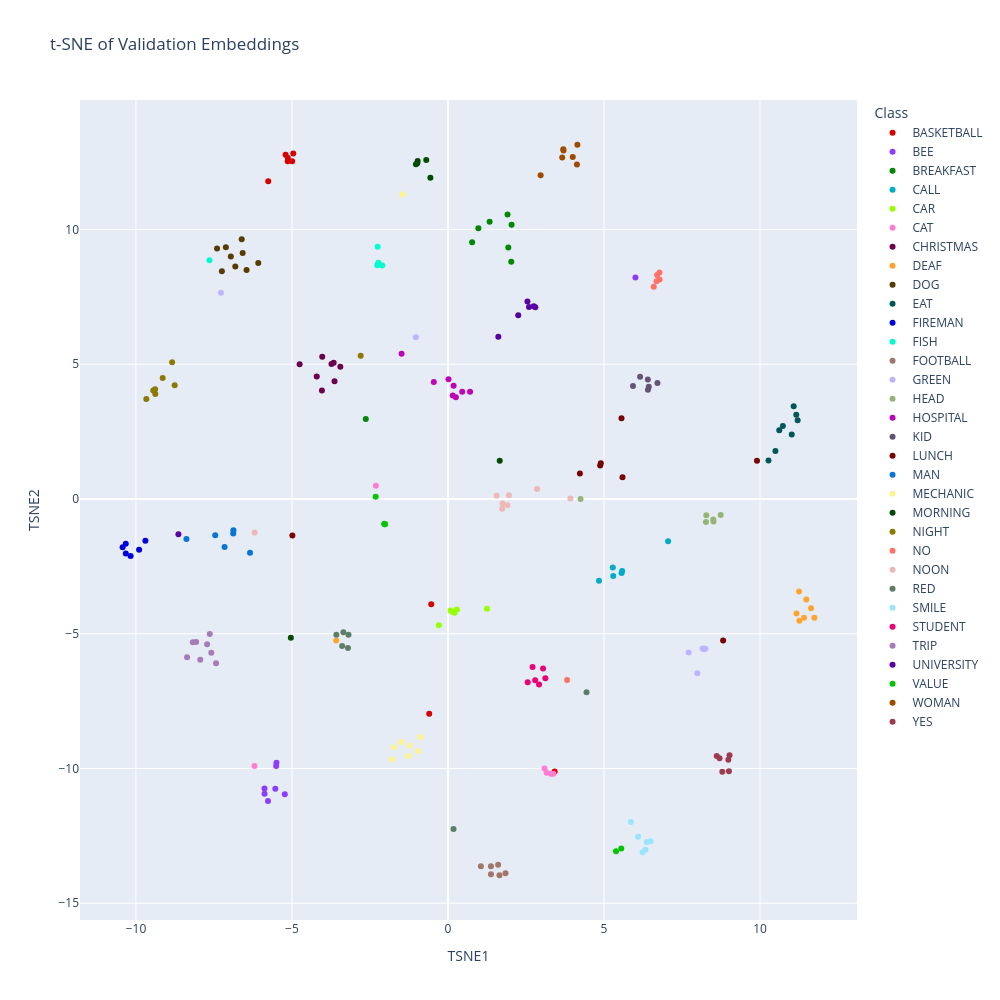

Here is the notebook cell this chart was saved with:
### Code cell
embeddings = val["embeddings"]
labels = val["labels"]
id_to_label = val["id_to_label"]

class_names = [id_to_label[label] for label in labels]

tsne = TSNE(
    n_components=2,
    perplexity=30,
    learning_rate="auto",
    init="pca",
    random_state=42
)

embeddings_2d = tsne.fit_transform(embeddings)

df = pd.DataFrame({
    "TSNE1": embeddings_2d[:, 0],
    "TSNE2": embeddings_2d[:, 1],
    "Class": class_names
})

palette_32 = cc.glasbey[:32]

fig = px.scatter(
    df,
    x="TSNE1",
    y="TSNE2",
    color="Class",
    title="t-SNE of Validation Embeddings",
    width=1000,
    height=1000,
    color_discrete_sequence=palette_32
)

fig.show()

### Figure 1 — Plotly figure (JSON) as saved in the notebook; plotly's stock layout.template omitted (floating-point values rounded to 4 significant figures)
{"data": [{"hovertemplate": "Class=BASKETBALL<br>TSNE1=%{x}<br>TSNE2=%{y}<extra></extra>", "legendgroup": "BASKETBALL", "marker": {"color": "#d60000", "symbol": "circle"}, "mode": "markers", "name": "BASKETBALL", "orientation": "v", "showlegend": true, "type": "scatter", "x": [3.417, -0.6013, -5.761, -5.132, -4.958, -4.994, -0.5365, -5.137, -5.204], "xaxis": "x", "y": [-10.12, -7.972, 11.79, 12.66, 12.82, 12.54, -3.909, 12.54, 12.78], "yaxis": "y"}, {"hovertemplate": "Class=BEE<br>TSNE1=%{x}<br>TSNE2=%{y}<extra></extra>", "legendgroup": "BEE", "marker": {"color": "#8c3bff", "symbol": "circle"}, "mode": "markers", "name": "BEE", "orientation": "v", "showlegend": true, "type": "scatter", "x": [-5.506, -5.534, 6.007, -5.767, -5.879, -5.88, -5.497, -5.229], "xaxis": "x", "y": [-9.908, -10.75, 8.221, -11.21, -10.94, -10.74, -9.785, -10.95], "yaxis": "y"}, {"hovertemplate": "Class=BREAKFAST<br>TSNE1=%{x}<br>TSNE2=%{y}<extra></extra>", "legendgroup": "BREAKFAST", "marker": {"color": "#018700", "symbol": "circle"}, "mode": "markers", "name": "BREAKFAST", "orientation": "v", "showlegend": true, "type": "scatter", "x": [0.7745, 2.028, -2.634, 0.9733, 1.334, 2.038, 1.933, 1.909], "xaxis": "x", "y": [9.529, 8.808, 2.971, 10.05, 10.29, 10.18, 9.335, 10.56], "yaxis": "y"}, {"hovertemplate": "Class=CALL<br>TSNE1=%{x}<br>TSNE2=%{y}<extra></extra>", "legendgroup": "CALL", "marker": {"color": "#00acc6", "symbol": "circle"}, "mode": "markers", "name": "CALL", "orientation": "v", "showlegend": true, "type": "scatter", "x": [5.563, 5.295, 4.84, 5.581, 7.055, 5.282], "xaxis": "x", "y": [-2.743, -2.855, -3.037, -2.675, -1.566, -2.538], "yaxis": "y"}, {"hovertemplate": "Class=CAR<br>TSNE1=%{x}<br>TSNE2=%{y}<extra></extra>", "legendgroup": "CAR", "marker": {"color": "#97ff00", "symbol": "circle"}, "mode": "markers", "name": "CAR", "orientation": "v", "showlegend": true, "type": "scatter", "x": [1.248, 0.08248, -0.2924, 0.2108, 0.1596, 0.2875], "xaxis": "x", "y": [-4.069, -4.138, -4.686, -4.219, -4.193, -4.099], "yaxis": "y"}, {"hovertemplate": "Class=CAT<br>TSNE1=%{x}<br>TSNE2=%{y}<extra></extra>", "legendgroup": "CAT", "marker": {"color": "#ff7ed1", "symbol": "circle"}, "mode": "markers", "name": "CAT", "orientation": "v", "showlegend": true, "type": "scatter", "x": [-2.31, -6.202, 3.095, 3.3, 3.161, 3.377], "xaxis": "x", "y": [0.4914, -9.904, -10.0, -10.19, -10.16, -10.19], "yaxis": "y"}, {"hovertemplate": "Class=CHRISTMAS<br>TSNE1=%{x}<br>TSNE2=%{y}<extra></extra>", "legendgroup": "CHRISTMAS", "marker": {"color": "#6b004f", "symbol": "circle"}, "mode": "markers", "name": "CHRISTMAS", "orientation": "v", "showlegend": true, "type": "scatter", "x": [-3.734, -4.03, -3.636, -4.206, -4.04, -3.45, -4.755, -3.664], "xaxis": "x", "y": [5.013, 5.28, 4.368, 4.545, 4.028, 4.908, 5.0, 5.059], "yaxis": "y"}, {"hovertemplate": "Class=DEAF<br>TSNE1=%{x}<br>TSNE2=%{y}<extra></extra>", "legendgroup": "DEAF", "marker": {"color": "#ffa52f", "symbol": "circle"}, "mode": "markers", "name": "DEAF", "orientation": "v", "showlegend": true, "type": "scatter", "x": [11.25, 11.41, 11.26, 11.17, 11.48, 11.74, -3.582, 11.64], "xaxis": "x", "y": [-3.432, -4.408, -4.519, -4.251, -3.733, -4.402, -5.252, -4.051], "yaxis": "y"}, {"hovertemplate": "Class=DOG<br>TSNE1=%{x}<br>TSNE2=%{y}<extra></extra>", "legendgroup": "DOG", "marker": {"color": "#573b00", "symbol": "circle"}, "mode": "markers", "name": "DOG", "orientation": "v", "showlegend": true, "type": "scatter", "x": [-6.58, -6.08, -7.119, -7.246, -7.401, -6.959, -6.455, -6.815, -6.611], "xaxis": "x", "y": [9.129, 8.753, 9.347, 8.453, 9.295, 8.998, 8.501, 8.631, 9.638], "yaxis": "y"}, {"hovertemplate": "Class=EAT<br>TSNE1=%{x}<br>TSNE2=%{y}<extra></extra>", "legendgroup": "EAT", "marker": {"color": "#005659", "symbol": "circle"}, "mode": "markers", "name": "EAT", "orientation": "v", "showlegend": true, "type": "scatter", "x": [11.16, 10.27, 11.08, 11.02, 11.21, 10.62, 10.49, 10.73], "xaxis": "x", "y": [3.129, 1.428, 3.442, 2.394, 2.923, 2.549, 1.778, 2.706], "yaxis": "y"}, {"hovertemplate": "Class=FIREMAN<br>TSNE1=%{x}<br>TSNE2=%{y}<extra></extra>", "legendgroup": "FIREMAN", "marker": {"color": "#0000dd", "symbol": "circle"}, "mode": "markers", "name": "FIREMAN", "orientation": "v", "showlegend": true, "type": "scatter", "x": [-9.697, -10.43, -10.17, -9.899, -10.32, -10.33], "xaxis": "x", "y": [-1.547, -1.794, -2.119, -1.885, -2.027, -1.657], "yaxis": "y"}, {"hovertemplate": "Class=FISH<br>TSNE1=%{x}<br>TSNE2=%{y}<extra></extra>", "legendgroup": "FISH", "marker": {"color": "#00fdcf", "symbol": "circle"}, "mode": "markers", "name": "FISH", "orientation": "v", "showlegend": true, "type": "scatter", "x": [-2.254, -7.644, -2.264, -2.105, -2.25, -2.229], "xaxis": "x", "y": [9.359, 8.859, 8.675, 8.667, 8.706, 8.771], "yaxis": "y"}, {"hovertemplate": "Class=FOOTBALL<br>TSNE1=%{x}<br>TSNE2=%{y}<extra></extra>", "legendgroup": "FOOTBALL", "marker": {"color": "#a17569", "symbol": "circle"}, "mode": "markers", "name": "FOOTBALL", "orientation": "v", "showlegend": true, "type": "scatter", "x": [1.378, 1.843, 1.649, 1.607, 1.054, 1.377], "xaxis": "x", "y": [-13.92, -13.89, -13.96, -13.57, -13.62, -13.62], "yaxis": "y"}, {"hovertemplate": "Class=GREEN<br>TSNE1=%{x}<br>TSNE2=%{y}<extra></extra>", "legendgroup": "GREEN", "marker": {"color": "#bcb6ff", "symbol": "circle"}, "mode": "markers", "name": "GREEN", "orientation": "v", "showlegend": true, "type": "scatter", "x": [8.25, 8.162, -1.03, 7.99, 7.712, 8.2, -7.276], "xaxis": "x", "y": [-5.553, -5.548, 6.007, -6.463, -5.694, -5.574, 7.656], "yaxis": "y"}, {"hovertemplate": "Class=HEAD<br>TSNE1=%{x}<br>TSNE2=%{y}<extra></extra>", "legendgroup": "HEAD", "marker": {"color": "#95b577", "symbol": "circle"}, "mode": "markers", "name": "HEAD", "orientation": "v", "showlegend": true, "type": "scatter", "x": [4.248, 8.268, 8.28, 8.51, 8.74, 8.502], "xaxis": "x", "y": [0.004482, -0.8521, -0.5996, -0.8304, -0.5959, -0.7624], "yaxis": "y"}, {"hovertemplate": "Class=HOSPITAL<br>TSNE1=%{x}<br>TSNE2=%{y}<extra></extra>", "legendgroup": "HOSPITAL", "marker": {"color": "#bf03b8", "symbol": "circle"}, "mode": "markers", "name": "HOSPITAL", "orientation": "v", "showlegend": true, "type": "scatter", "x": [0.1796, 0.7069, 0.2522, 0.0155, 0.1539, -0.455, 0.4556, -1.487], "xaxis": "x", "y": [4.207, 3.977, 3.777, 4.444, 3.842, 4.345, 3.976, 5.393], "yaxis": "y"}, {"hovertemplate": "Class=KID<br>TSNE1=%{x}<br>TSNE2=%{y}<extra></extra>", "legendgroup": "KID", "marker": {"color": "#645474", "symbol": "circle"}, "mode": "markers", "name": "KID", "orientation": "v", "showlegend": true, "type": "scatter", "x": [6.409, 6.157, 6.405, 5.929, 6.436, 6.713], "xaxis": "x", "y": [4.051, 4.539, 4.439, 4.193, 4.167, 4.306], "yaxis": "y"}, {"hovertemplate": "Class=LUNCH<br>TSNE1=%{x}<br>TSNE2=%{y}<extra></extra>", "legendgroup": "LUNCH", "marker": {"color": "#790000", "symbol": "circle"}, "mode": "markers", "name": "LUNCH", "orientation": "v", "showlegend": true, "type": "scatter", "x": [4.228, 4.878, 5.561, 8.817, -4.986, 5.592, 4.898, 9.903], "xaxis": "x", "y": [0.9499, 1.243, 2.994, -5.252, -1.357, 0.8064, 1.33, 1.42], "yaxis": "y"}, {"hovertemplate": "Class=MAN<br>TSNE1=%{x}<br>TSNE2=%{y}<extra></extra>", "legendgroup": "MAN", "marker": {"color": "#0774d8", "symbol": "circle"}, "mode": "markers", "name": "MAN", "orientation": "v", "showlegend": true, "type": "scatter", "x": [-6.345, -8.382, -6.876, -6.882, -7.46, -7.159], "xaxis": "x", "y": [-1.997, -1.488, -1.159, -1.281, -1.348, -1.778], "yaxis": "y"}, {"hovertemplate": "Class=MECHANIC<br>TSNE1=%{x}<br>TSNE2=%{y}<extra></extra>", "legendgroup": "MECHANIC", "marker": {"color": "#fdf490", "symbol": "circle"}, "mode": "markers", "name": "MECHANIC", "orientation": "v", "showlegend": true, "type": "scatter", "x": [-1.502, -1.23, -1.455, -0.9686, -0.876, -1.732, -1.272, -1.791], "xaxis": "x", "y": [-9.019, -9.157, 11.3, -9.361, -8.83, -9.209, -9.537, -9.657], "yaxis": "y"}, {"hovertemplate": "Class=MORNING<br>TSNE1=%{x}<br>TSNE2=%{y}<extra></extra>", "legendgroup": "MORNING", "marker": {"color": "#004b00", "symbol": "circle"}, "mode": "markers", "name": "MORNING", "orientation": "v", "showlegend": true, "type": "scatter", "x": [-5.035, -0.9839, -0.6964, -0.9721, -0.5639, 1.658, -1.028], "xaxis": "x", "y": [-5.146, 12.46, 12.58, 12.54, 11.92, 1.417, 12.42], "yaxis": "y"}, {"hovertemplate": "Class=NIGHT<br>TSNE1=%{x}<br>TSNE2=%{y}<extra></extra>", "legendgroup": "NIGHT", "marker": {"color": "#8e7900", "symbol": "circle"}, "mode": "markers", "name": "NIGHT", "orientation": "v", "showlegend": true, "type": "scatter", "x": [-9.379, -9.386, -8.759, -2.797, -9.446, -9.668, -8.841, -9.144], "xaxis": "x", "y": [3.895, 4.072, 4.22, 5.315, 4.029, 3.714, 5.074, 4.49], "yaxis": "y"}, {"hovertemplate": "Class=NO<br>TSNE1=%{x}<br>TSNE2=%{y}<extra></extra>", "legendgroup": "NO", "marker": {"color": "#ff7266", "symbol": "circle"}, "mode": "markers", "name": "NO", "orientation": "v", "showlegend": true, "type": "scatter", "x": [6.781, 6.702, 3.817, 6.778, 6.593, 6.684], "xaxis": "x", "y": [8.149, 8.313, -6.716, 8.408, 7.873, 8.084], "yaxis": "y"}, {"hovertemplate": "Class=NOON<br>TSNE1=%{x}<br>TSNE2=%{y}<extra></extra>", "legendgroup": "NOON", "marker": {"color": "#edb8b8", "symbol": "circle"}, "mode": "markers", "name": "NOON", "orientation": "v", "showlegend": true, "type": "scatter", "x": [1.559, 3.923, 1.953, 1.739, 2.855, 1.75, -6.196, 1.905], "xaxis": "x", "y": [0.1209, 0.02084, 0.1359, -0.3614, 0.3731, -0.1678, -1.242, -0.2282], "yaxis": "y"}, {"hovertemplate": "Class=RED<br>TSNE1=%{x}<br>TSNE2=%{y}<extra></extra>", "legendgroup": "RED", "marker": {"color": "#5d7e66", "symbol": "circle"}, "mode": "markers", "name": "RED", "orientation": "v", "showlegend": true, "type": "scatter", "x": [-3.392, -3.206, 0.1773, 4.44, -3.187, -3.352, -3.577], "xaxis": "x", "y": [-5.454, -5.531, -12.24, -7.174, -5.034, -4.941, -5.035], "yaxis": "y"}, {"hovertemplate": "Class=SMILE<br>TSNE1=%{x}<br>TSNE2=%{y}<extra></extra>", "legendgroup": "SMILE", "marker": {"color": "#9ae4ff", "symbol": "circle"}, "mode": "markers", "name": "SMILE", "orientation": "v", "showlegend": true, "type": "scatter", "x": [6.497, 6.236, 5.862, 6.092, 6.329, 6.371], "xaxis": "x", "y": [-12.7, -13.11, -11.98, -12.54, -13.01, -12.73], "yaxis": "y"}, {"hovertemplate": "Class=STUDENT<br>TSNE1=%{x}<br>TSNE2=%{y}<extra></extra>", "legendgroup": "STUDENT", "marker": {"color": "#eb0077", "symbol": "circle"}, "mode": "markers", "name": "STUDENT", "orientation": "v", "showlegend": true, "type": "scatter", "x": [2.71, 2.555, 3.121, 3.047, 2.794, 2.919], "xaxis": "x", "y": [-6.23, -6.8, -6.647, -6.285, -6.728, -6.887], "yaxis": "y"}, {"hovertemplate": "Class=TRIP<br>TSNE1=%{x}<br>TSNE2=%{y}<extra></extra>", "legendgroup": "TRIP", "marker": {"color": "#a57bb8", "symbol": "circle"}, "mode": "markers", "name": "TRIP", "orientation": "v", "showlegend": true, "type": "scatter", "x": [-7.72, -7.586, -8.177, -7.432, -7.939, -8.361, -7.633, -8.072], "xaxis": "x", "y": [-5.39, -5.705, -5.319, -6.094, -5.967, -5.871, -5.007, -5.308], "yaxis": "y"}, {"hovertemplate": "Class=UNIVERSITY<br>TSNE1=%{x}<br>TSNE2=%{y}<extra></extra>", "legendgroup": "UNIVERSITY", "marker": {"color": "#5900a3", "symbol": "circle"}, "mode": "markers", "name": "UNIVERSITY", "orientation": "v", "showlegend": true, "type": "scatter", "x": [2.597, -8.639, 2.799, 2.547, 2.749, 2.251, 1.613], "xaxis": "x", "y": [7.121, -1.31, 7.113, 7.33, 7.15, 6.823, 6.019], "yaxis": "y"}, {"hovertemplate": "Class=VALUE<br>TSNE1=%{x}<br>TSNE2=%{y}<extra></extra>", "legendgroup": "VALUE", "marker": {"color": "#03c600", "symbol": "circle"}, "mode": "markers", "name": "VALUE", "orientation": "v", "showlegend": true, "type": "scatter", "x": [-2.033, -2.015, -2.318, 5.554, -2.041, 5.386], "xaxis": "x", "y": [-0.9389, -0.94, 0.08398, -12.97, -0.9213, -13.07], "yaxis": "y"}, {"hovertemplate": "Class=WOMAN<br>TSNE1=%{x}<br>TSNE2=%{y}<extra></extra>", "legendgroup": "WOMAN", "marker": {"color": "#9e4b00", "symbol": "circle"}, "mode": "markers", "name": "WOMAN", "orientation": "v", "showlegend": true, "type": "scatter", "x": [2.969, 3.695, 3.661, 3.701, 4.133, 4.148, 3.999], "xaxis": "x", "y": [12.01, 12.98, 12.67, 12.94, 12.41, 13.15, 12.69], "yaxis": "y"}, {"hovertemplate": "Class=YES<br>TSNE1=%{x}<br>TSNE2=%{y}<extra></extra>", "legendgroup": "YES", "marker": {"color": "#9c3b4f", "symbol": "circle"}, "mode": "markers", "name": "YES", "orientation": "v", "showlegend": true, "type": "scatter", "x": [8.614, 8.704, 8.792, 9.024, 9.003, 8.984], "xaxis": "x", "y": [-9.54, -9.62, -10.12, -9.511, -10.1, -9.678], "yaxis": "y"}], "layout": {"height": 1000, "legend": {"title": {"text": "Class"}, "tracegroupgap": 0}, "title": {"text": "t-SNE of Validation Embeddings"}, "width": 1000, "xaxis": {"anchor": "y", "domain": [0, 1], "title": {"text": "TSNE1"}}, "yaxis": {"anchor": "x", "domain": [0, 1], "title": {"text": "TSNE2"}}}}
